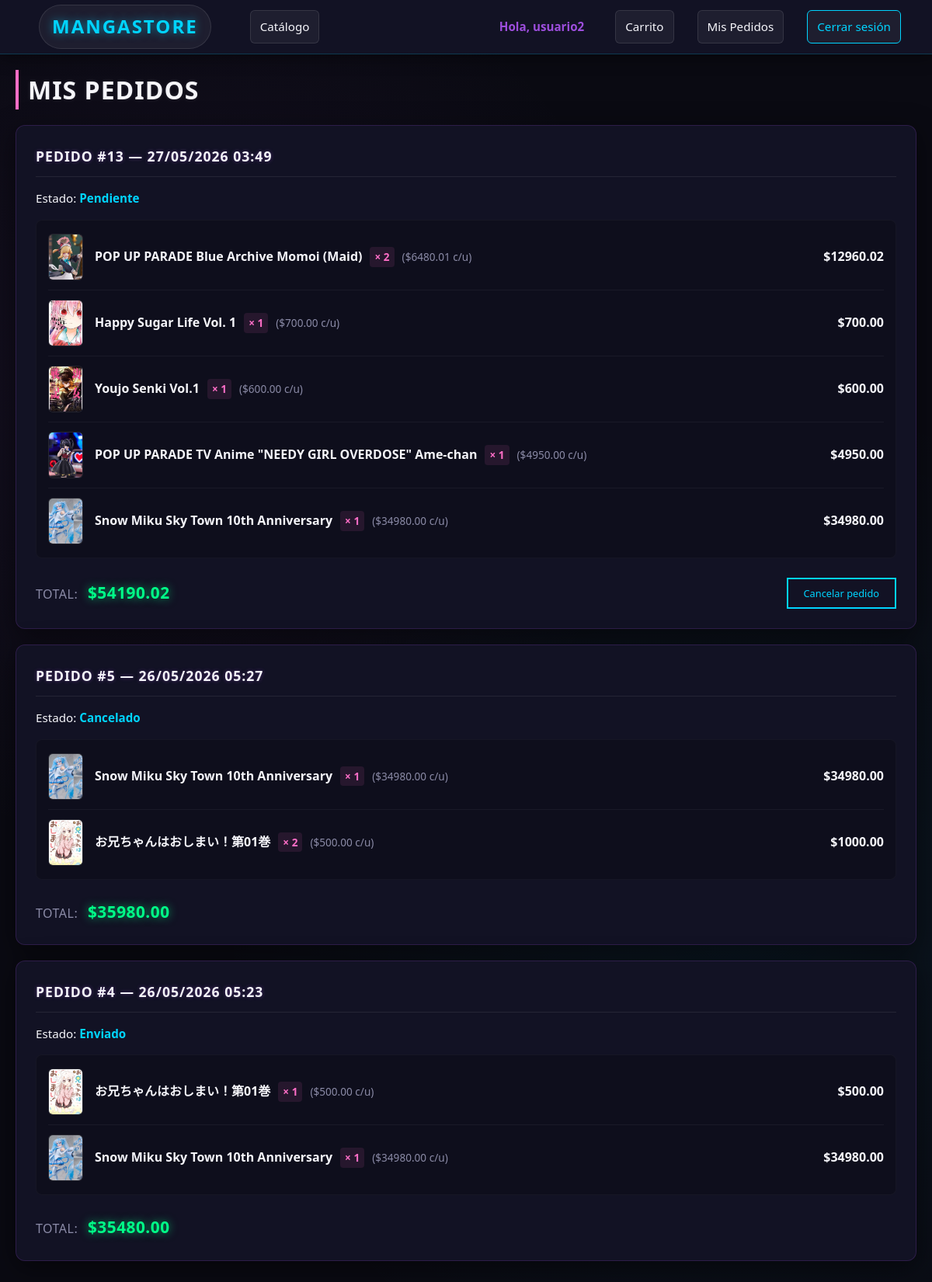
/mis-pedidos/ (signed in), run on the app's committed database.
### tienda/models.py (models this page shows, shortened)
class Pedido(models.Model):
    ESTADOS = [
        ('pendiente', 'Pendiente'),
        ('enviado', 'Enviado'),
        ('entregado', 'Entregado'),
        ('cancelado', 'Cancelado'),
    ]
    usuario = models.ForeignKey(User, on_delete=models.CASCADE, related_name='pedidos')
    fecha = models.DateTimeField(auto_now_add=True)
    estado = models.CharField(max_length=20, choices=ESTADOS, default='pendiente')
    def total(self):
        return sum(detalle.subtotal() for detalle in self.detalles.all())

class DetallePedido(models.Model):
    pedido = models.ForeignKey(Pedido, on_delete=models.CASCADE, related_name='detalles')
    producto = models.ForeignKey(Producto, on_delete=models.CASCADE)
    cantidad = models.PositiveIntegerField(default=1)
    precio_unitario = models.DecimalField(max_digits=10, decimal_places=2)
    def subtotal(self):
        return self.precio_unitario * self.cantidad

class Producto(models.Model):
    nombre = models.CharField(max_length=200)
    descripcion = models.TextField(blank=True)
    precio = models.DecimalField(max_digits=15, decimal_places=2)
    stock = models.PositiveIntegerField(default=0)
    imagen = models.ImageField(upload_to='productos/', blank=True, null=True)
    categoria = models.ForeignKey(Categoria, on_delete=models.SET_NULL, null=True, related_name='productos')

### tienda/views.py (the view)
# urls.py: path('mis-pedidos/', views.mis_pedidos, name='mis_pedidos'),
@login_required
def mis_pedidos(request):
    pedidos = request.user.pedidos.order_by('-fecha')
    return render(request, 'tienda/mis_pedidos.html', {'pedidos': pedidos})

### tienda/templates/tienda/mis_pedidos.html (shortened to what this page needs)
{% extends 'tienda/base.html' %}
{% block content %}
<h1>Mis Pedidos</h1>
{% for pedido in pedidos %}
    <div class="pedido">
        <h3>Pedido #{{ pedido.id }} — {{ pedido.fecha|date:"d/m/Y H:i" }}</h3>
        <p>Estado: <strong>{{ pedido.get_estado_display }}</strong></p>
        <ul>
            {% for detalle in pedido.detalles.all %}
                <li>
                    <div class="pedido-item-flex">
                        <div class="pedido-img-container">
                            {% if detalle.producto.imagen %}
                                <img src="{{ detalle.producto.imagen.url }}" alt="{{ detalle.producto.nombre }}">
                            {% else %}
                                <div class="no-img-pedido"><span>Sin Img</span></div>
                            {% endif %}
                        </div>
                        <div class="pedido-item-info">
                            <span class="producto-nombre">{{ detalle.producto.nombre }}</span>
                            <span class="producto-cantidad">× {{ detalle.cantidad }}</span>
                            <span class="producto-unitario">(${{ detalle.precio_unitario }} c/u)</span>
                        </div>
                        <div class="pedido-item-subtotal">
                            <strong>${{ detalle.subtotal }}</strong>
                        </div>
                    </div>
                </li>
            {% endfor %}
        </ul>
        <div class="pedido-footer">
            <div class="pedido-total-box">
                <span>Total:</span>
                <strong>${{ pedido.total }}</strong>
            </div>
            {% if pedido.estado == 'pendiente' %}
                <a href="{% url 'tienda:cancelar_pedido' pedido.id %}"
                   class="btn-cyan"
                   onclick="return confirm('¿Cancelar este pedido?')">Cancelar pedido</a>
            {% endif %}
        </div>
    </div>
{% empty %}
    <p>Aún no has realizado ningún pedido.</p>
{% endfor %}
{% endblock %}

### tienda/templates/tienda/base.html (shortened to what this page needs)
<!DOCTYPE html>
<html lang="es">
<head>
    {% load static %}
    <link rel="stylesheet" href="{% static 'tienda/css/base.css' %}">
</head>
<body>
    <nav class="navbar">
        <div class="nav-left">
            <a href="{% url 'tienda:catalogo' %}" class="nav-logo">MangaStore</a>
            <a href="{% url 'tienda:catalogo' %}" class="nav-item">Catálogo</a>
        </div>
        <div class="nav-right">
            {% if user.is_authenticated %}
                <span class="nav-greeting">Hola, {{ user.username }}</span>
                {% if user.is_staff %}
                    <a href="{% url 'tienda:admin_listar_pedidos' %}" class="nav-item">Pedidos (Admin)</a>
                    <a href="{% url 'tienda:admin_listar_productos' %}" class="nav-item">Productos (Admin)</a>
                    <a href="{% url 'tienda:admin_listar_categorias' %}" class="nav-item">Categorías (Admin)</a>
                    <a href="{% url 'tienda:ver_carrito' %}" class="nav-item">Carrito</a>
                    <a href="{% url 'tienda:mis_pedidos' %}" class="nav-item">Mis Pedidos</a>
                {% else %}
                    <a href="{% url 'tienda:ver_carrito' %}" class="nav-item">Carrito</a>
                    <a href="{% url 'tienda:mis_pedidos' %}" class="nav-item">Mis Pedidos</a>
                {% endif %}
                <a href="{% url 'tienda:logout' %}" class="nav-item btn-nav-outline">Cerrar sesión</a>
            {% else %}
                <a href="{% url 'tienda:login' %}" class="nav-item">Iniciar Sesión</a>
                <a href="{% url 'tienda:registro' %}" class="nav-item btn-nav-solid">Registrarse</a>
            {% endif %}
        </div>
    </nav>
    <main>
        {% block content %}{% endblock %}
    </main>
</body>
</html>

### data on the page
Pedido: id "13", fecha "27/05/2026 03:49", estado "Pendiente", total "54190.02", shows "Cancelar pedido"
DetallePedido: producto.imagen (picture), producto.nombre "POP UP PARADE Blue Archive Momoi (Maid)", cantidad "2", precio_unitario "6480.01", subtotal "12960.02"
DetallePedido: producto.imagen (picture), producto.nombre "Happy Sugar Life Vol. 1", cantidad "1", precio_unitario "700.00", subtotal "700.00"
DetallePedido: producto.imagen (picture), producto.nombre "Youjo Senki Vol.1", cantidad "1", precio_unitario "600.00", subtotal "600.00"
DetallePedido: producto.imagen (picture), producto.nombre "POP UP PARADE TV Anime \"NEEDY GIRL OVERDOSE\" Ame-chan", cantidad "1", precio_unitario "4950.00", subtotal "4950.00"
DetallePedido: producto.imagen (picture), producto.nombre "Snow Miku Sky Town 10th Anniversary", cantidad "1", precio_unitario "34980.00", subtotal "34980.00"
Pedido: id "5", fecha "26/05/2026 05:27", estado "Cancelado", total "35980.00"
DetallePedido: producto.imagen (picture), producto.nombre "Snow Miku Sky Town 10th Anniversary", cantidad "1", precio_unitario "34980.00", subtotal "34980.00"
DetallePedido: producto.imagen (picture), producto.nombre "お兄ちゃんはおしまい！第01巻", cantidad "2", precio_unitario "500.00", subtotal "1000.00"
Pedido: id "4", fecha "26/05/2026 05:23", estado "Enviado", total "35480.00"
DetallePedido: producto.imagen (picture), producto.nombre "お兄ちゃんはおしまい！第01巻", cantidad "1", precio_unitario "500.00", subtotal "500.00"
DetallePedido: producto.imagen (picture), producto.nombre "Snow Miku Sky Town 10th Anniversary", cantidad "1", precio_unitario "34980.00", subtotal "34980.00"

### other printed values
{{ user.username }} "usuario2"
